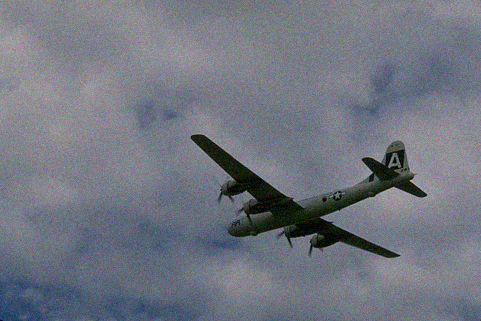
#> input picture Task-A-Dataset-denoising/noisy10/0000.png, 481 x 321 px, found by its file name; its folder holds only this picture in this run
$ jupyter execute --allow-errors Task_A_Mean_Filter.ipynb   (older library calls are emulated)
#> lines starting #> are read from the running program, lines starting #| are printed output that depends on the picture
# Task A_Mean_Filter

[cell 1]
import numpy as np
import cv2
from skimage.util import random_noise
from matplotlib import pyplot as plt
import matplotlib.image as mpimg
from matplotlib import rcParams
from skimage.metrics import structural_similarity as ssim
from skimage.metrics import peak_signal_noise_ratio
import os
from matplotlib.pyplot import figure
import skimage.io
from skimage.restoration import (denoise_wavelet, estimate_sigma)

#Adjust figure sizes
rcParams['figure.figsize'] = [12, 8]
plt.rcParams['figure.dpi'] = 100

## Noisy10_ Images - Mean Filter

[cell 2]
def Mean_filter(noisy_im_dir, org_im_dir, img_to_print):
#> called with noisy_im_dir = 'Task-A-Dataset-denoising\\noisy10', org_im_dir = 'Task-A-Dataset-denoising\\original', img_to_print = 6
    lst_mean_noisy = []
    lst_mse_3x3_filt = []
    lst_mse_5x5_filt = []
    lst_mse_7x7_filt = []

    lst_ssim_noisy = []
    lst_ssim_3x3_filt = []
    lst_ssim_5x5_filt = []
    lst_ssim_7x7_filt = []

    # Process each image
    for e, i in enumerate(os.listdir(noisy_im_dir)):

        img_name = i.split(".")[0]+".png"

        noisy_img = cv2.cvtColor(cv2.imread(os.path.join(noisy_im_dir, img_name)), cv2.COLOR_BGR2RGB)
        org_img   = cv2.cvtColor(cv2.imread(os.path.join(org_im_dir, img_name)), cv2.COLOR_BGR2RGB)


        #------------------------------------------------------------
        # Apply Filters
        #------------------------------------------------------------

        img_mean_3x3_filt = cv2.blur(noisy_img, (3,3))               # Mean filter with kernel 3*3
        img_mean_5x5_filt = cv2.blur(noisy_img, (5,5))               # Mean filter with kernel 5*5
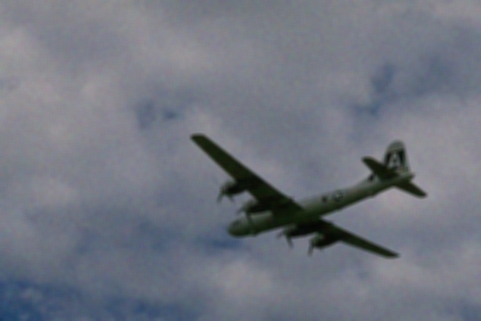
#> img_mean_5x5_filt: shape (321, 481, 3); mean R, G, B 113.4, 117.9, 128.7
#         img_mean_7x7_filt = cv2.blur(noisy_img, (7,7))               # Mean filter with kernel 7*7

        #------------------------------------------------------------
        # Mean Squared Error between Original image and filtered images
        #------------------------------------------------------------
        #

        mse_noisy = np.mean((org_img - noisy_img)**2).astype(np.uint8)
#> mse_noisy = 0
        lst_mean_noisy.append(mse_noisy)

        mse_3x3_filt = np.mean((org_img - img_mean_3x3_filt)**2).astype(np.uint8)
#> mse_3x3_filt = 58
        lst_mse_3x3_filt.append(mse_3x3_filt)

        mse_5x5_filt = np.mean((org_img - img_mean_5x5_filt)**2).astype(np.uint8)
#> mse_5x5_filt = 61
        lst_mse_5x5_filt.append(mse_5x5_filt)


        #------------------------------------------------------------------------------------
        #Calcalte Structured Similarity Index with Original image and filtered images
        #------------------------------------------------------------------------------------
        ssim_noisy = ssim(org_img, noisy_img, multichannel=True, data_range=noisy_img.max() - noisy_img.min())
#> ssim_noisy = 1
        lst_ssim_noisy.append(ssim_noisy)

        ssim_3x3_filt = ssim(org_img, img_mean_3x3_filt, multichannel=True, data_range=img_mean_3x3_filt.max() - img_mean_3x3_filt.min())
#> ssim_3x3_filt = 0.393
        lst_ssim_3x3_filt.append(ssim_3x3_filt)

        ssim_5x5_filt = ssim(org_img, img_mean_5x5_filt, multichannel=True, data_range=img_mean_5x5_filt.max() - img_mean_5x5_filt.min())
#> ssim_5x5_filt = 0.286
        lst_ssim_5x5_filt.append(ssim_5x5_filt)


        # Display the filtered sample image

        if e== img_to_print:
            #------------------------------------------------------------
            # Display images
            #------------------------------------------------------------
            rcParams['figure.figsize'] = [12, 8]
            plt.rcParams['figure.dpi'] = 100

            plt.subplot(131), plt.imshow(noisy_img)
            plt.title('Noisy Image'), plt.xticks([]), plt.yticks([])
            plt.xlabel(f'MSE: {mse_noisy}, SSIM: {ssim_noisy:.2f}')

            plt.subplot(132), plt.imshow(img_mean_3x3_filt)
            plt.title('Mean 3x3 filtered img'), plt.xticks([]), plt.yticks([])
            plt.xlabel(f'MSE: {mse_3x3_filt}, SSIM: {ssim_3x3_filt:.2f}')

            plt.subplot(133), plt.imshow(img_mean_5x5_filt)
            plt.title('Mean 5x5 filtered img'), plt.xticks([]), plt.yticks([])
            plt.xlabel(f'MSE: {mse_5x5_filt}, SSIM: {ssim_5x5_filt:.2f}')

            plt.show()


    #------------------------------------
    # Plots
    #------------------------------------
    #Adjust figure sizes
    rcParams['figure.figsize'] = [8, 4]
    plt.rcParams['figure.dpi'] = 100
    X_axis=np.arange(0,25)
    X_axis1 = X_axis
    X_axis2 = X_axis + 0.2
    X_axis3 = X_axis+0.2*2
#     X_axis4 = X_axis+0.2*3

    #------------------------------------------------------------
    # Plot Mean Squared Error for each image
    #------------------------------------------------------------
    plt.bar(X_axis1, lst_mean_noisy, 0.2, label='Noisy Img')
    plt.bar(X_axis2, lst_mse_3x3_filt, 0.2, label='3x3_filt')
    plt.bar(X_axis3, lst_mse_5x5_filt, 0.2, label='5x5_filt')
#     plt.bar(X_axis4, lst_mse_7x7_filt, 0.2, label='7x7_filt')
    plt.xlabel('Image Number')
    plt.ylabel('MSE')
    plt.title('Mean Squared Error')
    plt.legend()
    plt.show()
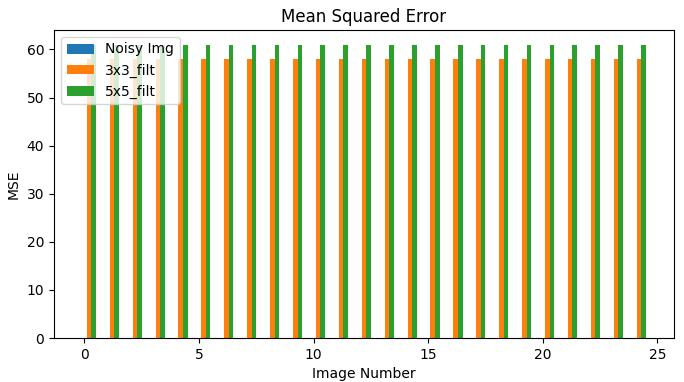
#> figure drawn by matplotlib, 1 panel

    #------------------------------------------------------------
    # Plot Structued Similarity Index for each image
    #------------------------------------------------------------
    plt.bar(X_axis1, lst_ssim_noisy, 0.2, label='Noisy Img')
    plt.bar(X_axis2, lst_ssim_3x3_filt, 0.2, label='3x3_filt')
    plt.bar(X_axis3, lst_ssim_5x5_filt, 0.2, label='5x5_filt')
#     plt.bar(X_axis4, lst_ssim_7x7_filt, 0.2, label='7x7_filt')
    plt.xlabel('Image Number')
    plt.ylabel('SSIM')
    plt.title('Structued Similarity Index')
    plt.legend()
    plt.show()
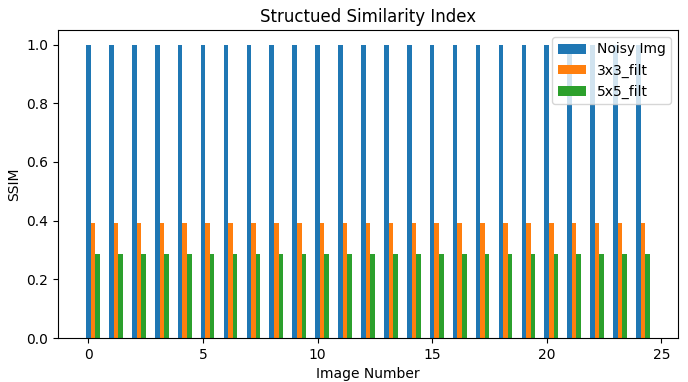
#> figure drawn by matplotlib, 1 panel

    # Return the results of filters 3x3 and 5x5
    return lst_mse_3x3_filt, lst_mse_5x5_filt, lst_ssim_3x3_filt, lst_ssim_5x5_filt, lst_mean_noisy, lst_ssim_noisy

## Noisy10_ Images - Mean Filter

[cell 3]
#Access image datasets
noisy10_im_dir = 'Task-A-Dataset-denoising\\noisy10'   # Noisy Images
org_im_dir = 'Task-A-Dataset-denoising\\original'      # Original Images
img_to_print = 6                                       # Sample image to be printed

n10_mse_mean_3x3, n10_mse_mean_5x5, n10_ssim_mean_3x3, n10_ssim_mean_5x5, n10_mean_noisy, n10_ssim_noisy = Mean_filter( \
    noisy10_im_dir, org_im_dir, img_to_print)
#> n10_mse_mean_3x3 = [58]; n10_mse_mean_5x5 = [61]; n10_ssim_mean_3x3 = [0.393]; n10_ssim_mean_5x5 = [0.286]; n10_mean_noisy = [0]; n10_ssim_noisy = [1]

## Noisy25_ Images - Mean Filter

[cell 4]
#Access image datasets
noisy25_im_dir = "Task-A-Dataset-denoising\\noisy25"        # Noisy Images
org_im_dir = "Task-A-Dataset-denoising\\original"           # Original Images
img_to_print = 7                                            # Sample image to be printed

#> (the rest of this cell did not finish here and is left out)


## Noisy50_ Images - Mean Filter

[cell 5]
#Access image datasets
noisy50_im_dir = "Task-A-Dataset-denoising\\noisy50"      # Noisy Images
org_im_dir = "Task-A-Dataset-denoising\\original"         # Original Images
img_to_print = 5                                          # Sample image to be printed

#> (the rest of this cell did not finish here and is left out)

$ run again, on Task-A-Dataset-denoising/noisy10/0004.png
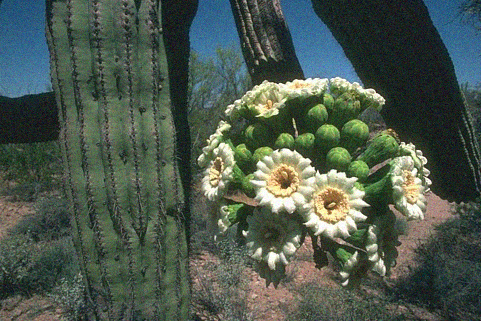
#> input picture Task-A-Dataset-denoising/noisy10/0004.png, 481 x 321 px, found by its file name
#> in Mean_filter, `img_mean_3x3_filt = cv2.blur(noisy_img, (3,3))`:
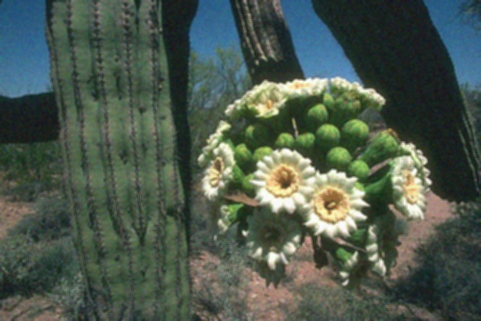
#> img_mean_3x3_filt: shape (321, 481, 3); mean R, G, B 76.1, 88.9, 77.6
#> mse_noisy = 0
#> mse_3x3_filt = 69
#> mse_5x5_filt = 76
#> ssim_noisy = 1
#> ssim_3x3_filt = 0.632
#> ssim_5x5_filt = 0.467
#> in Mean_filter, `plt.show()`:
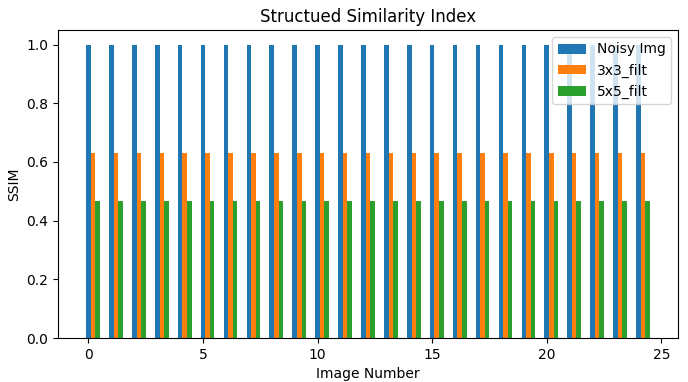
#> figure drawn by matplotlib, 1 panel
#> n10_mse_mean_3x3 = [69]; n10_mse_mean_5x5 = [76]; n10_ssim_mean_3x3 = [0.632]; n10_ssim_mean_5x5 = [0.467]; n10_mean_noisy = [0]; n10_ssim_noisy = [1]

$ run again, on Task-A-Dataset-denoising/noisy10/0005.png
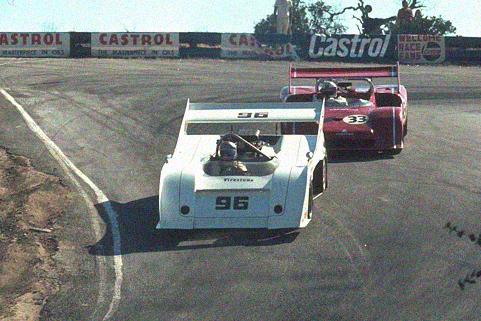
#> input picture Task-A-Dataset-denoising/noisy10/0005.png, 481 x 321 px, found by its file name
#> in Mean_filter, `img_mean_5x5_filt = cv2.blur(noisy_img, (5,5))`:
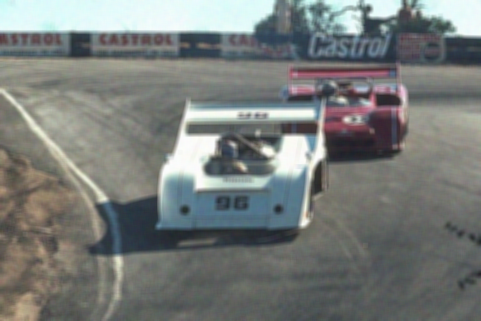
#> img_mean_5x5_filt: shape (321, 481, 3); mean R, G, B 120.4, 124.3, 122
#> mse_noisy = 0
#> mse_3x3_filt = 67
#> mse_5x5_filt = 73
#> ssim_noisy = 1
#> ssim_3x3_filt = 0.593
#> ssim_5x5_filt = 0.44
#> in Mean_filter, `plt.show()`:
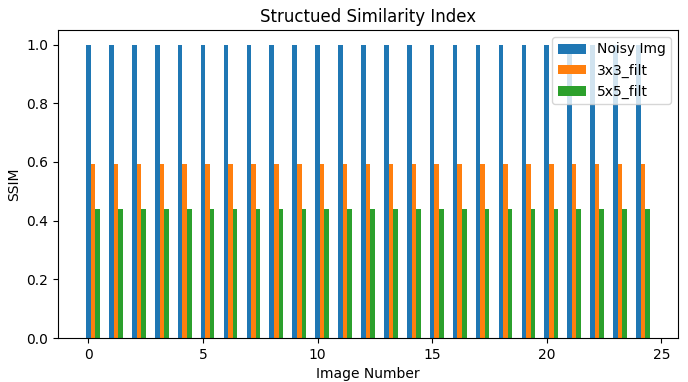
#> figure drawn by matplotlib, 1 panel
#> n10_mse_mean_3x3 = [67]; n10_mse_mean_5x5 = [73]; n10_ssim_mean_3x3 = [0.593]; n10_ssim_mean_5x5 = [0.44]; n10_mean_noisy = [0]; n10_ssim_noisy = [1]

$ run again, on Task-A-Dataset-denoising/noisy10/0001.png
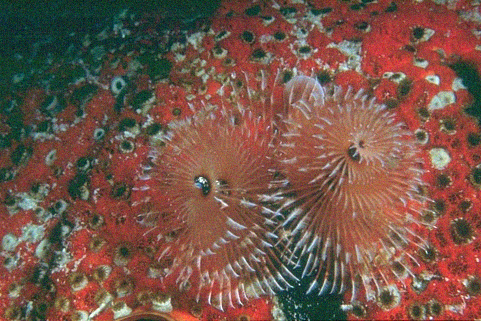
#> input picture Task-A-Dataset-denoising/noisy10/0001.png, 481 x 321 px, found by its file name
#> in Mean_filter, `img_mean_3x3_filt = cv2.blur(noisy_img, (3,3))`:
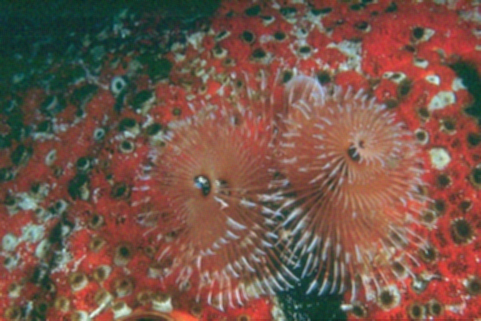
#> img_mean_3x3_filt: shape (321, 481, 3); mean R, G, B 118.2, 85.8, 73.5
#> mse_noisy = 0
#> mse_3x3_filt = 68
#> mse_5x5_filt = 76
#> ssim_noisy = 1
#> ssim_3x3_filt = 0.7
#> ssim_5x5_filt = 0.522
#> in Mean_filter, `plt.show()`:
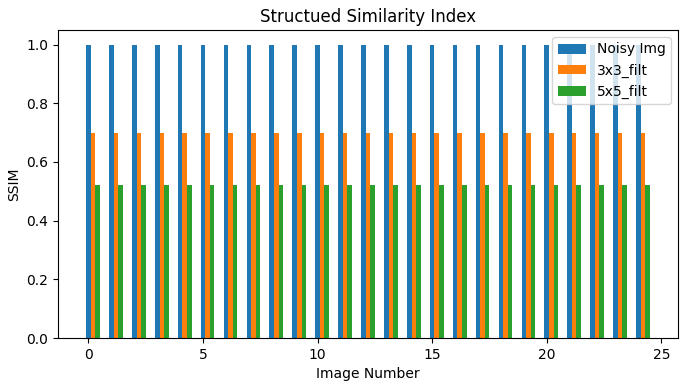
#> figure drawn by matplotlib, 1 panel
#> n10_mse_mean_3x3 = [68]; n10_mse_mean_5x5 = [76]; n10_ssim_mean_3x3 = [0.7]; n10_ssim_mean_5x5 = [0.522]; n10_mean_noisy = [0]; n10_ssim_noisy = [1]
